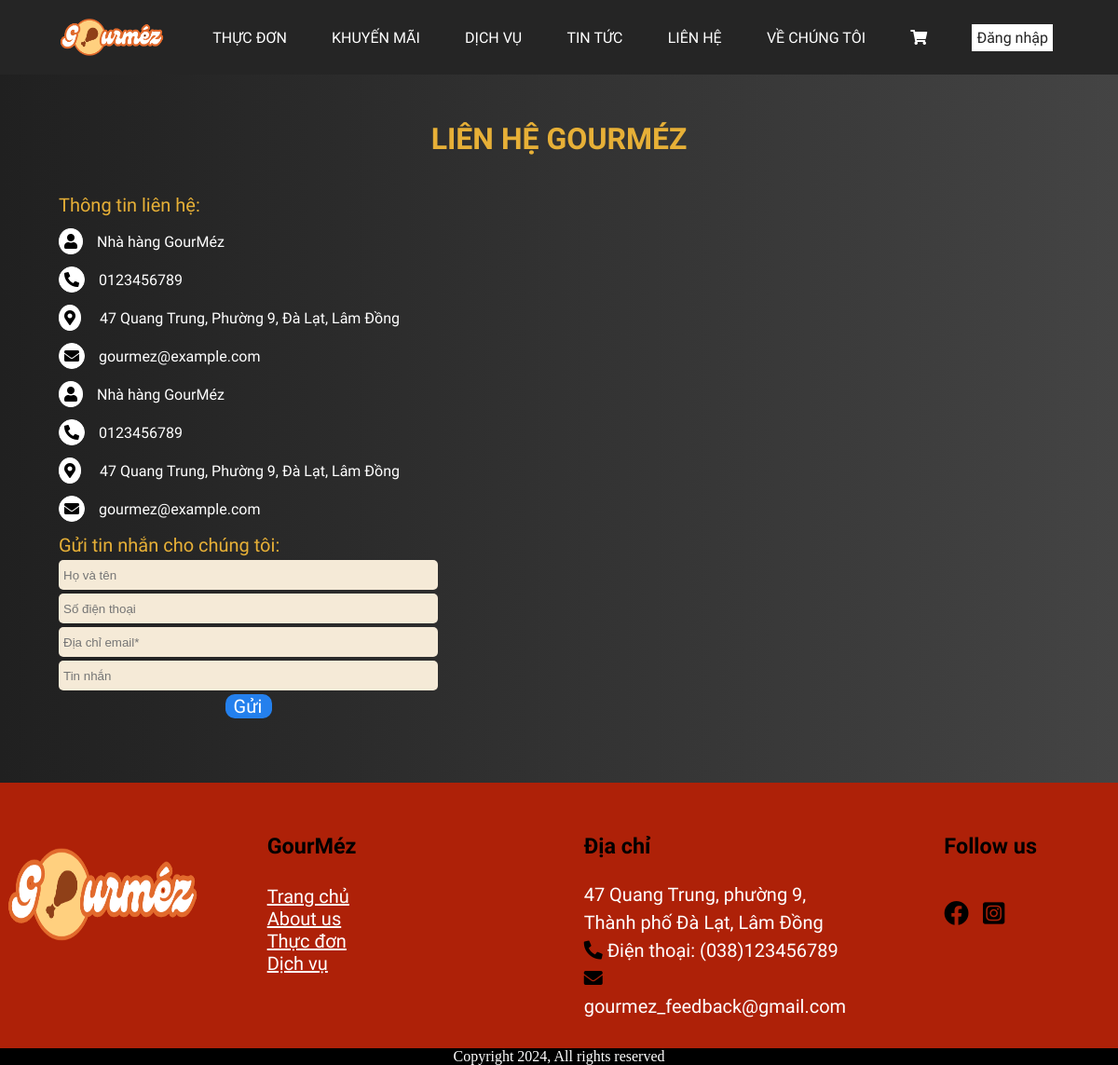
/controller/tranghienthi.php?quanly=lienhe, run on the app's committed database.
### tables this page shows
CREATE TABLE IF NOT EXISTS `contacts` (
  `id` int NOT NULL AUTO_INCREMENT,
  `ResName` varchar(255) NOT NULL,
  `ResPhoneNumber` varchar(20) NOT NULL,
  `ResAddress` text NOT NULL,
  `ResEmail` varchar(255) NOT NULL,
  PRIMARY KEY (`id`)
);

### view/cus/lienhe/lienhe.php (the view, shortened to what this page needs)
<?php
function connectdb()
{
    $host = "localhost";
    $username = "root";
    $password = "";
    $database = "database";
    $conn = new mysqli($host, $username, $password, $database);
    return $conn;
}
?>
<div class="content_lienhe" style="padding-bottom:50px">
    <?php echo '<h1 style="font-family: Lalezar;margin-top:130px; color: #E7B037; text-align:center;">LIÊN HỆ GOURMÉZ</h1>'; ?>
    <div class="contact-info">
        <div class="contact-details">
            <?php
                $conn = connectdb();
                $sql_lietke_lienhe = "SELECT * FROM contacts";
                $query_lietke_lienhe = $conn->query($sql_lietke_lienhe);
                echo '<ul id="tatca_thongtin">';
                echo '<table class="tb_lienhe">';
                echo '<tr><td style="font-size: 20px; color: #E7B037;">Thông tin liên hệ: </td></tr>';
                while ($row = $query_lietke_lienhe->fetch_assoc()) {
                    echo '<tr><td style="padding-top:10px"><i class="fas fa-user" style="border: 1px solid white; background-color: white; padding: 5px; border-radius: 50%"></i><span style="padding-left: 15px;color:#ffff">' . $row['ResName'] . '</span></td></tr>';
                    echo '<tr><td style="padding-top:10px"><i class="fas fa-phone-alt" style="border: 1px solid white; background-color: white; padding: 5px; border-radius: 50%"></i><span style="padding-left: 15px;color:#ffff">' . $row['ResPhoneNumber'] . '</span></td></tr>';
                    echo '<tr><td style="padding-top:10px"><i class="fas fa-map-marker-alt" style="border: 1px solid white; background-color: white; padding: 5px; border-radius: 50%"></i><span style="padding-left: 5px;color:#ffff"></i><span style="padding-left: 15px">' . $row['ResAddress'] . '</span></td></tr>';
                    echo '<tr><td style="padding-top:10px"><i class="fas fa-envelope" style="border: 1px solid white; background-color: white; padding: 5px; border-radius: 50%"></i><span style="padding-left: 0px"></i><span style="padding-left: 15px;color:#ffff">' . $row['ResEmail'] . '</span></td></tr>';
                }
                echo '<tr><td style="font-size: 20px; color: #E7B037;; padding-top: 10px">Gửi tin nhắn cho chúng tôi: </td></tr>';
                echo '<form method="POST" action="tranghienthi.php?quanly=lienhe">';
                echo '<tr><td><input type="text" id="name" name="tenkhachhang" placeholder="Họ và tên"></td></tr>';
                echo '<tr><td><input type="text" id="phone" name="sodienthoai" placeholder="Số điện thoại"></td></tr>';
                echo '<tr><td colspan="2"><input type="text" id="mail" name="mailkhachhang" placeholder="Địa chỉ email*"></td></tr>';
                echo '<tr><td colspan="2"><input id="message" name="tinnhan" placeholder="Tin nhắn"></td></tr>';
                echo '<tr><td style="text-align: center;"><button type="submit" name="gui" class="btn_gui" >Gửi</button></td></tr>';
                echo '</form>';
                echo '</table>';
                echo '</ul>';
            ?>
        </div>
        <div class="google-map">
            <div id="map-container">
                <iframe src="https://www.google.com/maps/embed?pb=!1m18!1m12!1m3!1d3903.387049790095!2d108.4567228743034!3d11.947682136500624!2m3!1f0!2f0!3f0!3m2!1i1024!2i768!4f13.1!3m3!1m2!1s0x3171131d886ead69%3A0x46a4d17dbd0acfaf!2zNDcgUXVhbmcgVHJ1bmcsIFBoxrDhu51uZyA5LCBUaMOgbmggcGjhu5EgxJDDoCBM4bqhdCwgTMOibSDEkOG7k25nLCBWaeG7h3QgTmFt!5e0!3m2!1svi!2s!4v1715954425734!5m2!1svi!2s" width="500" height="440" style="border:0;" allowfullscreen="" loading="lazy"></iframe>
            </div>
        </div>
    </div>
</div>

### view/cus/giohang/giohang.css (style rules this page uses)
body { background-image: linear-gradient(to right, #202020 ,#444444); }

### view/cus/header/header.php (style rules this page uses)
body { width: 100%; margin : 0; background-image: linear-gradient(to right, #202020 ,#444444); }

### view/cus/lienhe/lienhe.php (style rules this page uses)
.contact-info { display: flex; justify-content: space-between; }
.contact-details, .google-map { margin-right: 90px; }
.contact-details table { font-family: Lalezar; margin-left: 20px; }
input { width: 400px; border-radius:5px; height: 30px; border:none; padding-left:5px; background-color: #F5EAD7; }
.btn_gui { border:none; background-color: #2480ED; color: white; font-size:20px; border-radius:10px; padding-left:5px; width: 50px; font-family: Lalezar; border:none; }

### data on the page
contacts: ResName "Nhà hàng GourMéz", ResPhoneNumber "0123456789", ResAddress "47 Quang Trung, Phường 9, Đà Lạt, Lâm Đồng", ResEmail "gourmez@example.com"
contacts: ResName "Nhà hàng GourMéz", ResPhoneNumber "0123456789", ResAddress "47 Quang Trung, Phường 9, Đà Lạt, Lâm Đồng", ResEmail "gourmez@example.com"
